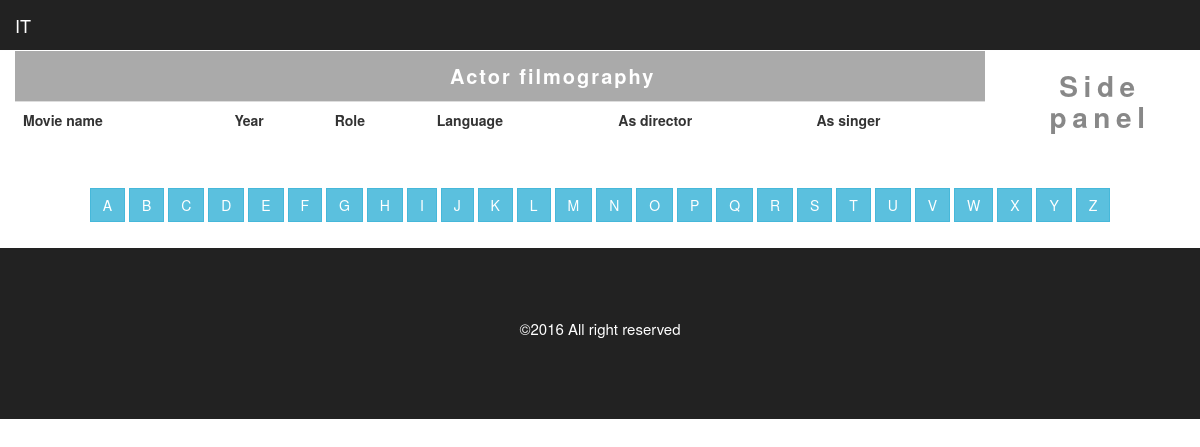
/actor_movies_list.php, run on the app's committed database.
### tables this page shows
CREATE TABLE IF NOT EXISTS `asubject` (
  `id` int(11) NOT NULL,
  `subject_name` varchar(30) NOT NULL
);

### actor_movies_list.php (the view, shortened to what this page needs)
<?php include("db.php");?>
<!DOCTYPE html>
<html>
<head>
	<link rel="stylesheet" type="text/css" href="css/bootstrap.min.css">
	<link rel="stylesheet" type="text/css" href="css/style.css">
</head>
<body>
<nav class="navbar navbar-inverse">
	<a href="index.php" class="navbar-brand">IT</a>
</nav>
<section>
<div class="container">
  <div class="row">
    <div class="col-md-10">
    </div>
  </div>
</div>
</section>
 <section>
 <div class="container">
 	<div class="row">
 		<div class="col-md-10">
    <div id="movieslist2" class="navbar navbar-default">
       <ul id="moviespage2" class="nav navbar-nav">
         <li><a  href="">Actor filmography</a></li>
       </ul>
    </div>
 			     <table class="table">
            <tr>
                <th>Movie name</th>
                 <th>Year</th>
                  <th>Role</th>
                   <th>Language</th>
                   <th>As director</th>
                   <th>As singer</th>
            </tr>
       </table>
            </div>
 		<div class="col-md-2">
      <h3>Side panel</h3>
 		</div>
 	</div>
 </div>
 </section>
 <section class="panel-bottom">
 <div class="container">
  <div class="row">
    <div class="col-md-12">
      <div class="subjectname">
            <?php
            $q = "SELECT * FROM  asubject ";
            $r = mysqli_query($connection, $q);
            while($row = mysqli_fetch_assoc($r)){
                $id = $row['id'];
                $subject_name = $row['subject_name'];
           echo "<a class='btn btn-info'  href='actor_list.php?id=$id'>$subject_name</a> ";
            }
            ?>
         </div>
            </div>
  </div>
 </div>
 </section>
  <?php include("inc/footer.php"); ?>
</body>
</html>

### inc/footer.php
<section class="footer">
 	<div class="container">
 		<div class="row">
 			<div class="col-md-12">
 			    <div>
 				<p>&copy;2016 All right reserved</p>
 				</div>
 			</div>
 		</div>
 	</div>
 </section>

### css/style.css (style rules this page uses)
body { background: #FFF; margin:0; padding:0; width: 100%; }
.navbar { margin:0; border:0; border-radius:0; }
.nav > li > a { margin-left: 5px; }
.container { width: 100%; }
.subjectname { padding:20px; height: 30px; text-align: center; width: 100%; }
#movieslist2 { background: #AAA; }
#moviespage2 > li > a { color: #FFF; width: 100%; font-size: 20px; font-weight:bolder; text-align: center; margin-left: 280px; letter-spacing: 0.1em; }
.col-md-12 { padding:10px 20px; margin-top:10px 20px; }
.table { margin-top: 0; }
.btn { border-radius:0; }
li { list-style-type: none; }
a { color: #fff; text-decoration: none; }
.panel-bottom { height: 90px; background: #FFF; }
h3 { text-align: center; color: #888; letter-spacing: 0.2em; font-size: 28px; font-weight: bolder; font-style: inherit; }
.footer { width: 100%; background: #222; color: #fff; padding:60px; font-size: 15px; text-align: center; }

### data on the page
asubject: subject_name "A"
asubject: subject_name "B"
asubject: subject_name "C"
asubject: subject_name "D"
asubject: subject_name "E"
asubject: subject_name "F"
asubject: subject_name "G"
asubject: subject_name "H"
asubject: subject_name "I"
asubject: subject_name "J"
asubject: subject_name "K"
asubject: subject_name "L"
asubject: subject_name "M"
asubject: subject_name "N"
asubject: subject_name "O"
asubject: subject_name "P"
asubject: subject_name "Q"
asubject: subject_name "R"
asubject: subject_name "S"
asubject: subject_name "T"
asubject: subject_name "U"
asubject: subject_name "V"
asubject: subject_name "W"
asubject: subject_name "X"
asubject: subject_name "Y"
asubject: subject_name "Z"
